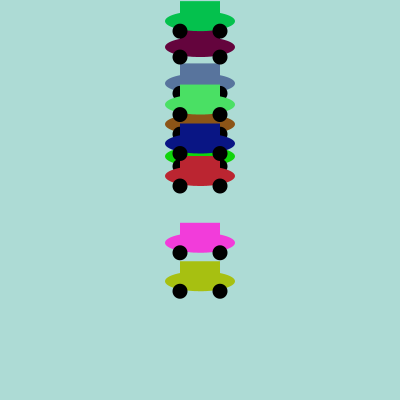
Frame 1 (no input)
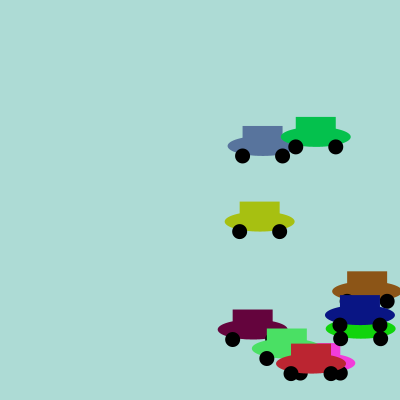
Frame 60 (the mouse pressed at the canvas centre just before this capture)
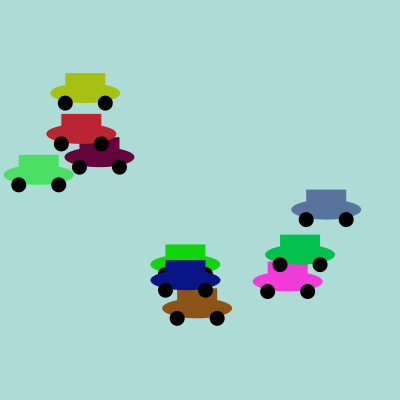
Frame 120 (the mouse held since frame 60 and released just before this capture)

The Processing sketch that drew these frames (run headless with seeded random() and noise(); from frame 60 on, the mouse is pressed at the canvas centre):

// Processing sketch: CarArray
// ── CarArray.pde
Car[] cars;

void setup() {
  size(400, 400);
  cars = new Car[10];
  for (int i = 0; i < cars.length; i++) {
    cars[i] = new Car(random(height - 40), random(1, 5));
  }
}

void draw() {
  background(173, 219, 213);
  for (int i = 0; i < cars.length; i++) {
    cars[i].display();
    cars[i].drive();
  }
}

// ── Car.pde
class Car {
  color c;
  float xPos;
  float yPos;
  float xSpeed;
  float ySpeed;
  float carW;
  float carH;
  float wheelD;
  float carBottomW;
  float carBottomH;

  Car(float y, float s) {
    c = color(random(255), random(255), random(255));
    xPos = width/2;
    yPos = y;
    xSpeed = s;
    ySpeed = s;
    carW = 40;
    carH = 20;
    carBottomW = 70;
    carBottomH = 20;
    wheelD = 15;
  }

  void display() {
    noStroke();
    rectMode(CENTER);
    fill(c);
    ellipse(xPos, yPos + carH/2, carBottomW, carBottomH);
    rect(xPos, yPos, carW, carH);
    fill(0);
    ellipse(xPos - carW/2, yPos + carH, wheelD, wheelD);
    ellipse(xPos + carW/2, yPos + carH, wheelD, wheelD);
  }

  void drive() {
    xPos += xSpeed;
    yPos += ySpeed;
    if (xPos > width - carBottomW/2 || xPos < 0 + carBottomW/2) {
      xSpeed *= -1;
    } else if (yPos > height - carH/2 - carBottomH/2 - wheelD/2 
      || yPos < 0 + carH/2) {
      ySpeed *= -1;
    }
  }
}
